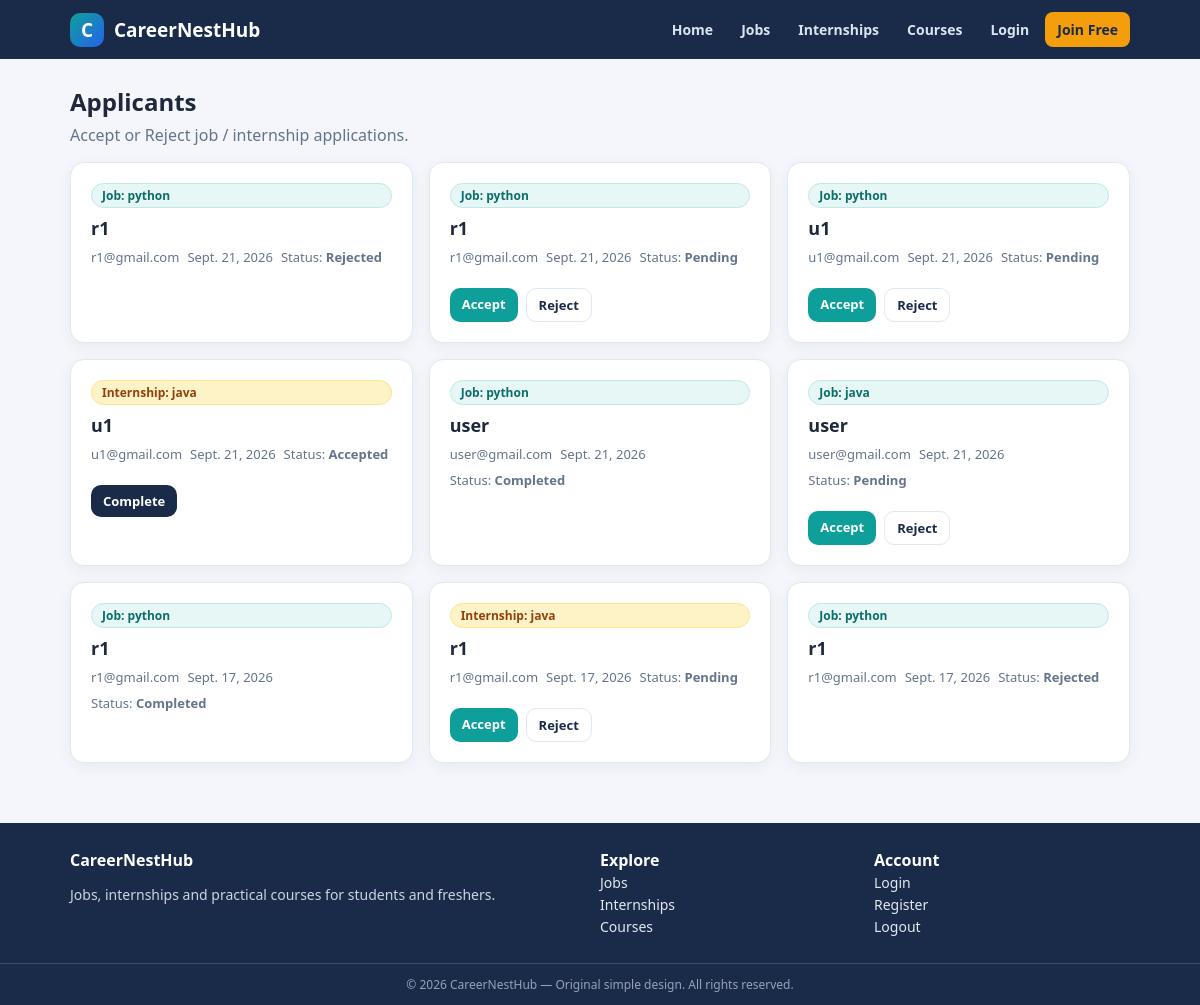
The page /opportunities/provider/applications/ (signed in) on the database its author committed.
### opportunities/models.py (models this page shows, shortened)
class Application(models.Model):
    user=models.ForeignKey(User,on_delete=models.CASCADE)
    job=models.ForeignKey(Job,on_delete=models.CASCADE,blank=True,null=True)
    internship=models.ForeignKey(Internship,on_delete=models.CASCADE,blank=True,null=True)
    status=models.CharField(max_length=50,default='Pending')
    applied_date=models.DateField(auto_now_add=True)

class Job(models.Model):
    provider=models.ForeignKey(ServiceProvider,on_delete=models.CASCADE)
    title=models.CharField(max_length=200)
    description=models.TextField()
    location=models.CharField(max_length=200)
    salary=models.CharField(max_length=200)
    skills=models.TextField()
    created_at=models.DateField(auto_now_add=True)

class Internship(models.Model):
    provider=models.ForeignKey(ServiceProvider,on_delete=models.CASCADE)
    title=models.CharField(max_length=200)
    description=models.TextField()
    stipend=models.CharField(max_length=200)
    location=models.CharField(max_length=200)
    duration=models.CharField(max_length=200)
    skills=models.TextField()
    created_at=models.DateField(auto_now_add=True)

### accounts/models.py (models this page shows, shortened)
class User(models.Model):
    name=models.CharField(max_length=200)
    email=models.EmailField()
    password=models.CharField(max_length=100)
    phone=models.CharField(max_length=10)
    create_at=models.DateField(auto_now_add=True)

### opportunities/views.py (the view)
# urls.py: path('provider/applications/',views.provider_applications,name='provider_applications'),
def provider_applications(request):
    if 'provider_id' not in request.session:
        return redirect('login')
    pid = request.session['provider_id']
    applications = Application.objects.filter(
        models_Q(job__provider_id=pid) | models_Q(internship__provider_id=pid)
    ).order_by('-applied_date')
    return render(request, 'opportunities/provider_applications.html', {'applications': applications})

### templates/opportunities/provider_applications.html (shortened to what this page needs)
{% extends 'base.html' %}
{% block content %}
<div class="page-head"><div><h2>Applicants</h2><p class="subtitle">Accept or Reject job / internship applications.</p></div></div>
<div class="grid">
{% for a in applications %}
  <div class="card list-card">
    {% if a.job %}<span class="badge">Job: {{ a.job.title }}</span>{% endif %}
    {% if a.internship %}<span class="badge gold">Internship: {{ a.internship.title }}</span>{% endif %}
    <h3>{{ a.user.name }}</h3>
    <div class="meta"><span>{{ a.user.email }}</span><span>{{ a.applied_date }}</span><span>Status: <b>{{ a.status }}</b></span></div>
    <div class="action-row">
      {% if a.status == 'Pending' %}
        <a class="btn small" href="{% url 'update_status' a.id 'Accepted' %}">Accept</a>
        <a class="btn small secondary" href="{% url 'update_status' a.id 'Rejected' %}">Reject</a>
      {% elif a.status == 'Accepted' %}
        <a class="btn small dark" href="{% url 'update_status' a.id 'Completed' %}">Complete</a>
      {% endif %}
    </div>
  </div>
{% empty %}
  <div class="card empty">No applications yet.</div>
{% endfor %}
</div>
{% endblock %}

### templates/base.html (style rules this page uses)
:root { --navy:#1a2b4a; --teal:#0e9f9a; --teal-dark:#0b7d79; --amber:#f59e0b; --bg:#f4f6fb; --card:#ffffff; --text:#1e293b; --muted:#64748b; --line:#e2e8f0; --radius:14px; }
* { box-sizing:border-box }
body { margin:0;font-family:"Segoe UI",system-ui,-apple-system,Roboto,Arial,sans-serif;background:var(--bg);color:var(--text) }
a { color:var(--teal-dark) }
.card { background:var(--card);border:1px solid var(--line);border-radius:var(--radius);padding:20px;box-shadow:0 4px 14px rgba(26,43,74,.06) }
.page-head { display:flex;align-items:end;justify-content:space-between;gap:12px;margin:4px 0 16px;flex-wrap:wrap }
.page-head h1,.page-head h2 { margin:0 }
.subtitle { color:var(--muted);margin:6px 0 0 }
.grid { display:grid;grid-template-columns:repeat(auto-fill,minmax(280px,1fr));gap:16px }
.list-card { display:flex;flex-direction:column;gap:8px }
.list-card h3 { margin:0;font-size:18px }
.meta { display:flex;gap:8px;flex-wrap:wrap;color:var(--muted);font-size:13px }
.badge { display:inline-block;background:#e6f7f6;color:#0b6e6a;border:1px solid #bfe9e7;font-size:12px;font-weight:700;padding:3px 10px;border-radius:999px }
.badge.gold { background:#fef3c7;color:#92400e;border-color:#fde68a }
.btn { display:inline-block;background:var(--teal);color:#fff !important;text-decoration:none;border:none;padding:10px 18px;border-radius:10px;font-weight:700;font-size:14px;cursor:pointer;text-align:center }
.btn.secondary { background:#fff;color:var(--navy) !important;border:1px solid var(--line) }
.btn.dark { background:var(--navy) }
.btn.small { padding:7px 12px;font-size:13px }
.action-row { display:flex;gap:8px;flex-wrap:wrap;margin-top:14px }

### rows shown on the page
Application: job "python", user.name "r1", user.email "r1@gmail.com", applied_date "Sept. 21, 2026", status "Rejected"
Application: job "python", user.name "r1", user.email "r1@gmail.com", applied_date "Sept. 21, 2026", status "Pending", shows "Accept"
Application: job "python", user.name "u1", user.email "u1@gmail.com", applied_date "Sept. 21, 2026", status "Pending", shows "Accept"
Application: internship "java", user.name "u1", user.email "u1@gmail.com", applied_date "Sept. 21, 2026", status "Accepted", shows "Complete"
Application: job "python", user.name "user", user.email "user@gmail.com", applied_date "Sept. 21, 2026", status "Completed"
Application: job "java", user.name "user", user.email "user@gmail.com", applied_date "Sept. 21, 2026", status "Pending", shows "Accept"
Application: job "python", user.name "r1", user.email "r1@gmail.com", applied_date "Sept. 17, 2026", status "Completed"
Application: internship "java", user.name "r1", user.email "r1@gmail.com", applied_date "Sept. 17, 2026", status "Pending", shows "Accept"
Application: job "python", user.name "r1", user.email "r1@gmail.com", applied_date "Sept. 17, 2026", status "Rejected"
